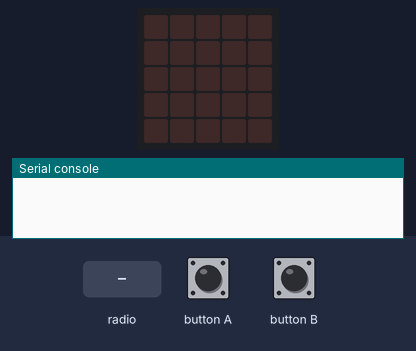
Bench run of a program on a simulated BBC micro:bit (MakeCode). Parts: the board's 5×5 LED display, the last lines printed to the serial console. Inputs (shaded band) come from the test bench. No radio messages arrive unless stated (any console line starting 'radio sent:' is added by the test bench).

Above: at 1.2 s.
1.3 s: button A pressed for 0.15 s
At 2.6 s:
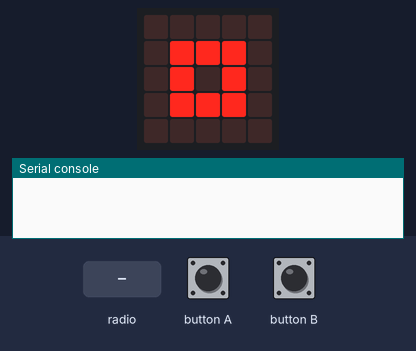
2.9 s: button B pressed for 0.15 s
4.5 s: radio message "1" arrives
At 5.7 s:
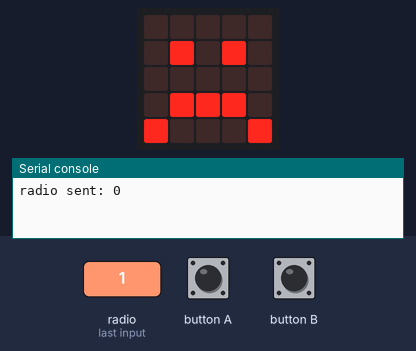
Timing chart, 0 to 7.5 s (numbered marks = the images above; inputs shaded):
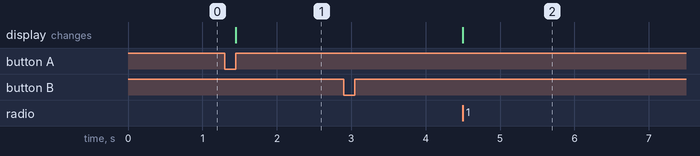

Measured:
- after the input at 1.3 s, the display: changes after 0.15 s (image 1)
- after the input at 4.5 s, the display: changes at once (image 2)

The program:

main.ts
```typescript
radio.onReceivedNumber(function (receivedNumber) {
    recibido = true
    manoponente = receivedNumber
})
input.onButtonPressed(Button.A, function () {
    cuento = cuento + 1
    cuento = cuento % 1
    if (mimano == 0) {
        basic.showIcon(IconNames.SmallSquare)
    } else if (mimano == 1) {
        basic.showIcon(IconNames.Square)
    } else if (mimano == 2) {
        basic.showIcon(IconNames.Scissors)
    }
})
input.onButtonPressed(Button.B, function () {
    escogido = true
    radio.sendNumber(mimano)
})
let escogido = false
let manoponente = 0
let recibido = false
let mimano = 0
let cuento = 0
radio.setGroup(32)
cuento = 0
mimano = 0
basic.forever(function () {
    if (escogido == true && recibido == true) {
        recibido = false
        escogido = false
        if (manoponente == mimano) {
            basic.showIcon(IconNames.No)
        } else {
            if (mimano == 0 && manoponente == 1) {
                basic.showIcon(IconNames.Sad)
            } else {
                if (mimano == 0 && manoponente == 2) {
                    basic.showIcon(IconNames.Happy)
                } else {
                    if (mimano == 1 && manoponente == 0) {
                        basic.showIcon(IconNames.Happy)
                    } else {
                        if (mimano == 1 && manoponente == 2) {
                            basic.showIcon(IconNames.Sad)
                        } else {
                            if (mimano == 2 && manoponente == 0) {
                                basic.showIcon(IconNames.Sad)
                            } else {
                                if (mimano == 2 && manoponente == 1) {
                                    basic.showIcon(IconNames.Happy)
                                } else {

                                }
                            }
                        }
                    }
                }
            }
        }
    }
})
```

test.ts
```typescript
// aquí va el archivo "tests"; esto no se compilará cuando este paquete se utilice como una extensión.
```
